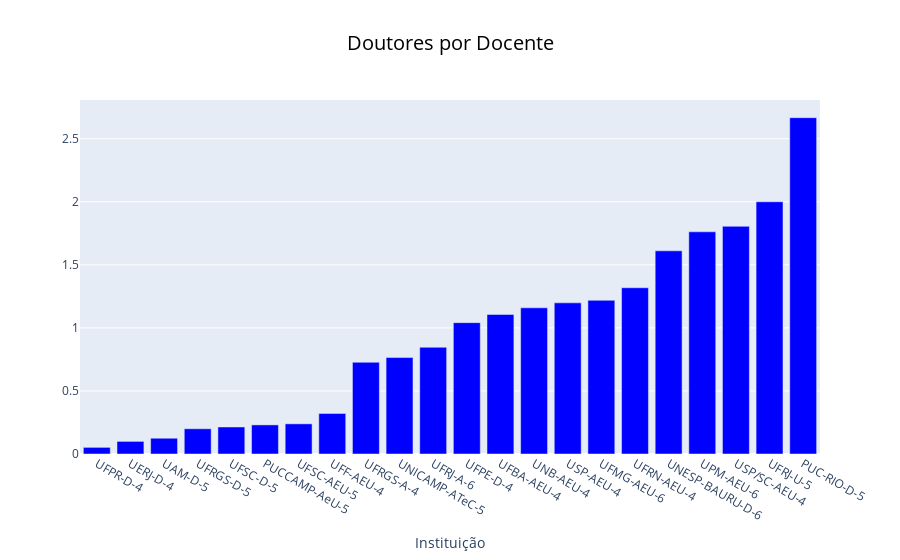

The code cell stored with this chart in its notebook:
### Code cell
make_chart(doutores_docente, 'Doutores por Docente')

### Figure 1 — Plotly figure (JSON) as saved in the notebook; plotly's stock layout.template omitted (floating-point values rounded to 4 significant figures)
{"data": [{"marker": {"color": "#0000FF"}, "type": "bar", "x": ["UFPR-D-4", "UERJ-D-4", "UAM-D-5", "UFRGS-D-5", "UFSC-D-5", "PUCCAMP-AeU-5", "UFSC-AEU-5", "UFF-AEU-4", "UFRGS-A-4", "UNICAMP-ATeC-5", "UFRJ-A-6", "UFPE-D-4", "UFBA-AEU-4", "UNB-AEU-4", "USP-AEU-4", "UFMG-AEU-6", "UFRN-AEU-4", "UNESP-BAURU-D-6", "UPM-AEU-6", "USP/SC-AEU-4", "UFRJ-U-5", "PUC-RIO-D-5"], "y": [0.05263, 0.1, 0.125, 0.2, 0.2143, 0.2308, 0.2391, 0.3214, 0.7273, 0.7647, 0.8462, 1.042, 1.106, 1.159, 1.199, 1.219, 1.318, 1.611, 1.762, 1.806, 2, 2.667]}], "layout": {"barmode": "stack", "title": {"font": {"color": "#000000", "size": 20}, "text": "Doutores por Docente", "x": 0.5, "xanchor": "center"}, "xaxis": {"title": {"text": "Instituição"}}}}
